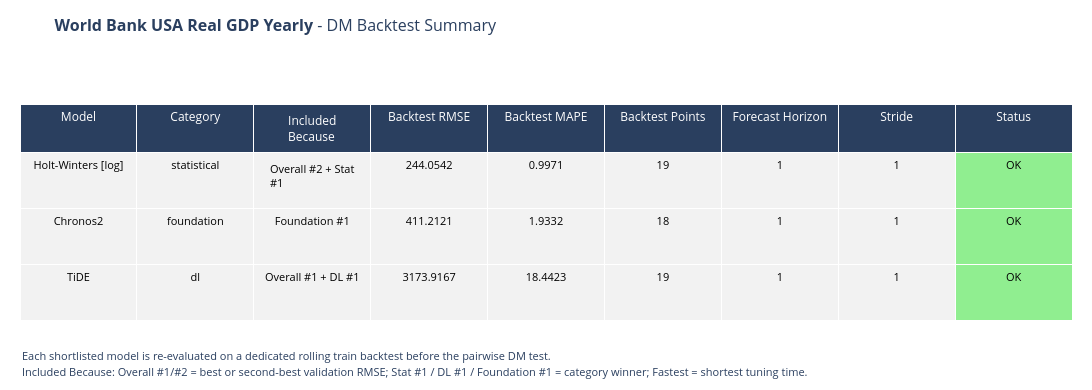

The code cell stored with this chart in its notebook:
### Code cell
# 11. Dedicated DM backtest on rolling CV-like train backtest

# Main thesis setup: h=1, stride=1

dm_analysis = run_pairwise_dm_analysis(
    tracker=tracker,
    train=train,
    freq=DATASET_CONFIG["frequency"],
    scaler=scaler,
    train_scaled=train_scaled,
    forecast_horizon=1,
    stride=1,
    include_second_best=True,
    include_fastest=False,
    include_foundation=True,
    criterion="mse",
    adjust_pvalues=True,
)

dm_backtest_summary_df = dm_analysis["backtest_summary"]
dm_pairwise_df = dm_analysis["pairwise_results"]

fig_dm_backtest_summary = plot_dm_backtest_summary_table(
    dm_backtest_summary_df,
    DATASET_NAME,
)

if fig_dm_backtest_summary:
    fig_dm_backtest_summary.show()

### Figure 1 — Plotly figure (JSON) as saved in the notebook; plotly's stock layout.template omitted (floating-point values rounded to 4 significant figures)
{"data": [{"cells": {"align": "center", "fill": {"color": [["#f2f2f2", "#f2f2f2", "#f2f2f2"], ["#f2f2f2", "#f2f2f2", "#f2f2f2"], ["#f2f2f2", "#f2f2f2", "#f2f2f2"], ["#f2f2f2", "#f2f2f2", "#f2f2f2"], ["#f2f2f2", "#f2f2f2", "#f2f2f2"], ["#f2f2f2", "#f2f2f2", "#f2f2f2"], ["#f2f2f2", "#f2f2f2", "#f2f2f2"], ["#f2f2f2", "#f2f2f2", "#f2f2f2"], ["lightgreen", "lightgreen", "lightgreen"]]}, "font": {"color": "black", "size": 11}, "format": [null, null, null, ".4f", ".4f", ".0f", ".0f", ".0f", null], "height": 56, "values": [["Holt-Winters [log]", "Chronos2", "TiDE"], ["statistical", "foundation", "dl"], ["Overall #2 + Stat #1", "Foundation #1", "Overall #1 + DL #1"], [244.1, 411.2, 3174.0], [0.9971, 1.933, 18.44], [19, 18, 19], [1, 1, 1], [1, 1, 1], ["OK", "OK", "OK"]]}, "header": {"align": "center", "fill": {"color": "#2a3f5f"}, "font": {"color": "white", "size": 12}, "height": 40, "values": ["Model", "Category", "Included Because", "Backtest RMSE", "Backtest MAPE", "Backtest Points", "Forecast Horizon", "Stride", "Status"]}, "type": "table"}], "layout": {"annotations": [{"align": "left", "showarrow": false, "text": "<span style='font-size:11px'>Each shortlisted model is re-evaluated on a dedicated rolling train backtest before the pairwise DM test.</span>", "x": 0, "xanchor": "left", "xref": "paper", "y": 0, "yanchor": "top", "yref": "paper", "yshift": -10}, {"align": "left", "showarrow": false, "text": "<span style='font-size:11px'>Included Because: Overall #1/#2 = best or second-best validation RMSE; Stat #1 / DL #1 / Foundation #1 = category winner; Fastest = shortest tuning time.</span>", "x": 0, "xanchor": "left", "xref": "paper", "y": 0, "yanchor": "top", "yref": "paper", "yshift": -26}], "height": 390, "margin": {"b": 54, "l": 20, "r": 20, "t": 104}, "title": {"font": {"size": 16}, "pad": {"b": 6, "t": 10}, "text": "<b>World Bank USA Real GDP Yearly</b> - DM Backtest Summary", "y": 0.975, "yanchor": "top"}, "width": 1700}}
